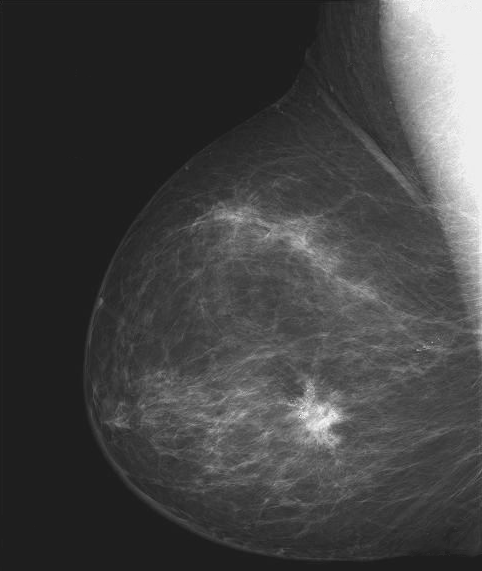
#> input picture Talleres/Taller_2/images/breast_Xray.tif, 482 x 571 px
$ jupyter execute Taller2_JuanCamiloRuiz_DanielRambaut.ipynb   (older library calls are emulated)
#> lines starting #> are read from the running program, lines starting #| are printed output that depends on the picture; after the words box and inside, x2 and y2 are one past the last pixel; in counts of white or black regions, pixels touching at a corner belong together
[cell 1]
import skimage
from skimage import io
from skimage.filters import window
from skimage import img_as_float
from skimage.color import rgb2gray
from skimage.transform import rescale
import numpy as np
import os
import matplotlib.pyplot as plt
from numpy import percentile
import scipy
from scipy.fftpack import fft2, fftshift
from copy import deepcopy

[cell 2]
DIR_IMAGES = "images"

[cell 3]
breast = io.imread(os.path.join(DIR_IMAGES, "breast_Xray.tif"))
#> breast is the input picture: shape (571, 482); min 21, max 255, mean 66.7
breast.shape
#> Out = (571, 482)

[cell 4]
plt.imshow(breast, cmap='gray');

[cell 5]
breast.dtype

#### 1(a). Grafique el inverso de la imagen `breast`

[cell 6]
plt.imshow(breast.max()-breast, cmap='gray');

#### 1(b). Cree una función para realizar un ajuste de contraste de tal forma que mapee los valores de intensidad  de la imagen de entrada a nuevos valores de intensidad en la imagen de salida.  La función debe usarse de la siguiente forma `im_out=image_adjust(im_in, range_in= (low_in, high_in), range_out=(low_out, high_out), gamma)`. La función mapea los valores entre low_in y high_in a valores entre low_out y hight out, de tal forma que los valores por debajo de low_in y por encima de high_out son cortados.  La función debe aceptar cualquier tipo de imagen (en escala de grises), y el resto de parámetros (que no es la imagen), debe estar entre 0 y 1 (siendo cero el valor mínimo de intensidad y 1 correspondiente al valor máximo del formato, por ejemplo en uint8, 1 corresponde a 255).  El parámetro gamma especifica la forma de la curva que mapea la intensidad de los valores de la imagen de entrada a la de salida. La siguiente figura aclara como debe ser la forma que produce dicha función:

Sugerencia: Para convertir un rango de imágenes de (a,b) a (c, d) se puede utilizar la ecuación de una recta : $$y = ((d-c) / (b-a)) * (x-a) + c$$ Sin embargo, es mejor usar una ecuación más generalizada:
$$y = ((x-a) / (b-a)) ^ \gamma * (d-c) + c$$ Si $\gamma$ es igual a 1, entonces se usa la ecuación lineal.
Cuando gamma no es igual a 1, la transformación no es lineal. Es recomendable usar `skimage.util.img_as_float`.

[cell 7]
def image_adjust(im_in, range_in= (0, 1), range_out=(0, 1), gamma=1):
    """Documente y complete la funcion"""
#> called with gamma = 1
    I = skimage.util.img_as_float(im_in)
    a = range_in[0]
    b = range_in[1]
    c = range_out[0]
    d = range_out[1]
    img_out = (((I-a)/(b-a))**(gamma))*(d-c) + c
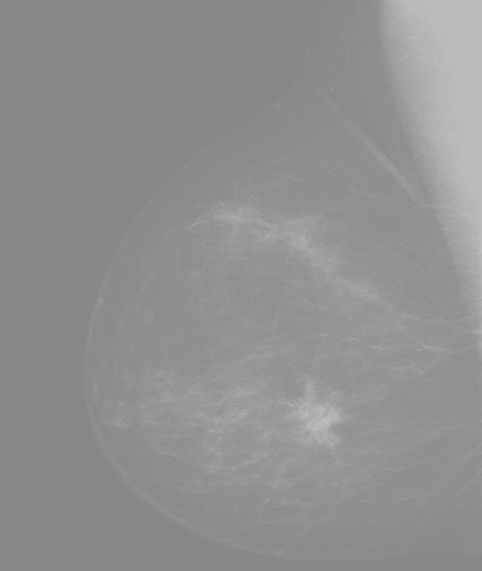
#> img_out: shape (571, 482) float64; min 0.521, max 0.75, mean 0.565
    # img_out[img_out < a] = c
    # img_out[img_out > b] = d
    return img_out

#### 1(c).
- Pruebe la función de `image_adjust` expandiendo las intensidades mínima y máxima de la imagen `breast` al rango de (0.5,0.75).
- Pruebe también a mejorar la imagen aplicando sólo un `gamma=2`.
- Usando `numpy.percentile` reescale las intensidades  mínima y máxima de `breast` al percentile 1 y 99 (`gamma=1`) sobre la imagen original y la imagen invertidad.
- Grafique todas las imágenes en una sóla figura (original, invertida, ajustadas...)

#### 1(d) Grafique el histograma de la imagen `breast` usando `plt.hist()` (o en `axis.hist()` al crear ejes).

#### 1(e). Explorando el modulo `skimage.exposure`. Utilice `exposure.rescale_intensity`, `exposure.adjust_gamma`, `exposure.adjust_log`, `exposure.equalize_hist` y `exposure_equalize_adapthist` para mejorar el contraste de la imagen `breast` y grafique el resultado comparando con la imagen original. Explique que están realizando los métodos anteriores (por ejemplo grafique también los histogramas y explique que hacen los algoritmos).

[cell 8]
# C
img_out_1 = image_adjust(breast,[0.0, 1.0], [0.5,0.75],1.0)
plt.imshow(img_out_1, cmap='gray');

[cell 9]
img_out_2 = image_adjust(breast,[0.0, 1.0], [0.5,0.75],2.0)
plt.imshow(img_out_2, cmap='gray');

[cell 10]
img_out_3 = image_adjust(breast,[breast.min(), breast.max()], [np.percentile(breast, 1),np.percentile(breast, 99)],1.0)
plt.imshow(img_out_3, cmap='gray');

[cell 11]
invertida  = breast.max()-breast
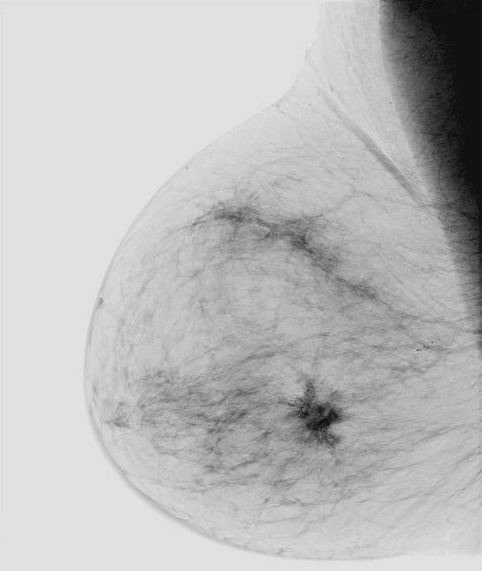
#> invertida: shape (571, 482); min 0, max 234, mean 188.3
img_out_4 = image_adjust(invertida,[invertida.min(), invertida.max()], [np.percentile(invertida, 1),np.percentile(invertida, 99)],1.0)
plt.imshow(img_out_4, cmap='gray');

[cell 12]
fig, ax = plt.subplots(2,3, figsize = (15,8))
ax[0,0].imshow(breast, cmap = 'gray')
ax[0,1].imshow(img_out_1, cmap = 'gray')
ax[0,2].imshow(img_out_2, cmap = 'gray')
ax[1,0].imshow(img_out_3, cmap = 'gray')
ax[1,1].imshow(invertida, cmap = 'gray')
ax[1,2].imshow(img_out_4, cmap = 'gray')
ax[0,0].set_title('Imagen original')
ax[0,1].set_title('Imagen adjustada, gamma:1')
ax[0,2].set_title('Imagen adjustada, gamma:2')
ax[1,0].set_title('Imagen adjustada, Percentiles')
ax[1,1].set_title('Imagen invertida')
ax[1,2].set_title('Imagen invertida, Percentiles')

#### 2(a). Realice una función de convolución
Cree una función de convolución (sin reflejar el filtro, es decir una correlación). Recuerde que la convolución consiste en mover el filtro e ir ponderando una vecindad de pixeles (dependiendo del tamaño del filtro) y sustituyendo el pixel central por el valor ponderado:

La función debe tener la forma de `convolucion_imagen(imagen, filtro, preservar)` y debe rellenar los bordes con ceros para mantener el mismo tamaño de la imagen original. Para imágenes en escala de grises es la clásica convolución en la que se pondera los valores. Sin embargo, si es una imagen con múltiples canales (o componentes) se debe particularizar los casos mediante el parámetro de `preservar`:

- Si `preservar` es `True` se debe producir una imagen con los mismos canales que la imagen de entrada. Esto significa que cada canal en la imagen debe ser separadamente filtrado por el mismo kernel de filtro.

- Si `preservar` es `False` se debe retornar una imagen de escala de grises (un canal), lo cuál es producido mediante la aplicación del filtro a cada canal, y sumando los canales resultantes.

Recuerde que el kernel debe tener sólo un canal (y debe ser verificado).

La idea (como en el primer ejercicio) es crear una función desde "cero", haciendo uso de las facultades de skimage para representar imagenes como arrays de numpy (no mucho más alla...).

#### 2(b). Pruebe la convolución realizada
Tomese una foto, o tome una foto con el celular de algunos objetos (recuerde disminuir el tamaño a una resolución no tan alta) y pruebe la convolución con un filtro promedio de tamaño $5 \times 5$.

#### 2(c). Pruebe diferentes tipos de kernels

Defina los siguientes kernels y realice el filtrado con cada uno de ellos para generar diferentes imágenes:

Highpass                   |  Sharpen                  | Emboss
:-------------------------:|:-------------------------:|:--------------------|
     |      |

#### 2(d). Implemente el kernel gaussiano visto en clase (S6, diapo 23)
Implemente el kernel gaussiano y apliquelo sobre la imagen que tomó antes.

#### 2(e). Implemente los filtros de sobel para estimar las componentes del gradiente. Muestre el resultado sobre la imagen tomada anteriormente (reescale la imagen entre 0 y 1 para visualizar mejor los resultados).

#### 2(f) Calcule la magnitud y fase del gradiente usando la aproximación de los filtro Sobel ([ver este link](https://en.wikipedia.org/wiki/Sobel_operator#Formulation))

Gx                 |  Gy
:-----------------:|:------------------:
   |

#### 2(g). Intente reproducir todos los puntos anteriores usando `scipy.ndimage.convolve` y algunas de las funciones en el modulo `skimage.filters`, como `gaussian`, `sobel`, etc.

[cell 13]
# 2.a Funcion de convolucion
def convolucion_imagen(imagen,filtro,preservar):
    """
    Calcula la imagen después de aplicar una convolucion

    args:
        imagen: imagen a la que se va a plicar filtro
        filtro: matriz cuadrada con numero impar de filas
        preservar: si es verdadero devuelve una matriz con 3 capas aplicando el proceso a cada capa.
                   Si es 0 hace la suma entre las 3 capas termino a termino y devuelve una matriz de una sola capa

    returns:
        imagen despues de aplicar convolucion
    """
    # Verificacion de numero de capas de filtro
    if len(filtro.shape) > 2:
        print('El filtro tiene mas de una capa')
        return None
    if imagen.ndim == 2:
        imagen = np.expand_dims(imagen,axis=2)
    f,c = [imagen.shape[0],imagen.shape[1]]
    m = filtro.shape[0]
    cant_ceros = int(m/2)
    im_final = deepcopy(imagen)
    # Calculamos la convolucion para cada capa de la imagen
    for i in range(imagen.shape[2]):
        # ceros a los lados (I,D)
        capa = np.concatenate([np.zeros([f,cant_ceros]),imagen[:,:,i],np.zeros([f,cant_ceros])], axis = 1)
        #ceros arriba y abajo
        capa = np.concatenate([np.zeros([cant_ceros,c + (2*cant_ceros)]),
                                    capa,np.zeros([cant_ceros,c + (2*cant_ceros)])], axis = 0)
        for j in range(imagen.shape[0]-cant_ceros):
            for k in range(imagen.shape[1]-cant_ceros):
                #print("En imagen original, fila: ",j," columna: ",k)
                # indices de la matriz con bordes de 0s
                row_q,col_q = [cant_ceros + j,cant_ceros+k]
                #print("Ubicacion pixel central en matriz con 0s: ",(row_q,col_q))
                seccion = capa[(row_q - cant_ceros):(row_q + cant_ceros+1), (col_q - cant_ceros):(col_q + cant_ceros+1)]
                im_final[j,k,i] = np.sum(filtro*seccion)

    if preservar == True:
        return im_final
    else:
        return np.sum(im_final,axis=2)

[cell 14]
# 2.b Imagen con convolucion con filtro promedio 5x5
M=5
fil = (1.0/M**2)*np.ones([5,5])
imagen = io.imread(os.path.join(DIR_IMAGES, "foto_ej4.png"))
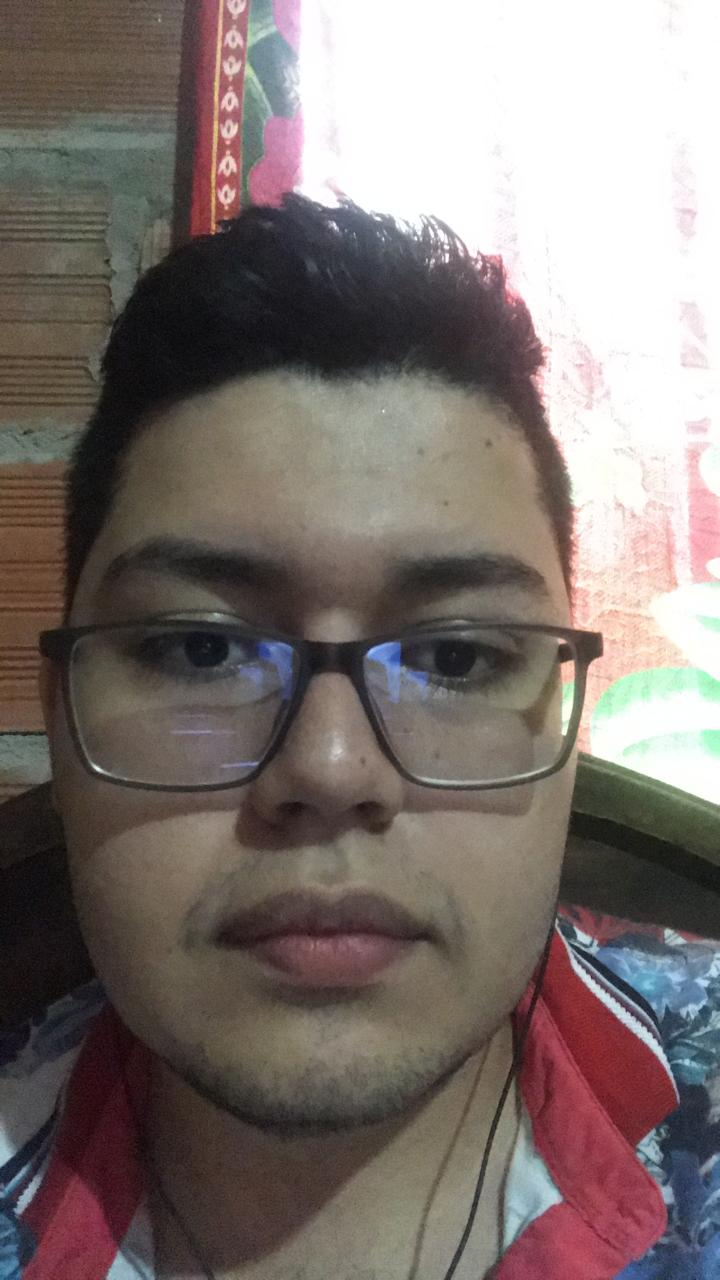
#> input picture Talleres/Taller_2/images/foto_ej4.png, 720 x 1280 px
#> imagen is the input picture: shape (1280, 720, 3); mean R, G, B 125.4, 115.2, 111.5

[cell 15]
im_r = rescale(imagen, 0.25, anti_aliasing=True, multichannel=True)
plt.title("Imagen original (reescalada)")
plt.imshow(im_r);

[cell 16]
im_conv = convolucion_imagen(im_r,fil,True)
plt.imshow(im_conv);
plt.title("Imagen con convolución de filtro promedio tamaño (5x5)");

[cell 17]
# 2.c
fil_1 = np.array([-1,0,1,-2,0,2,-1,0,1]).reshape([3,3])
print("Filtro 1:")
print(fil_1)
fil_2 = np.array([0,-1,0,-1,5,-1,0,-1,0]).reshape([3,3])
print("Filtro 2:")
print(fil_2)
fil_3 = np.array([-2,-1,0,-1,1,1,0,1,2]).reshape([3,3])
print("Filtro 3:")
print(fil_3)

[cell 18]
im_conv_1 = convolucion_imagen(im_r,fil_1,True)
im_conv_2 = convolucion_imagen(im_r,fil_2,True)
im_conv_3 = convolucion_imagen(im_r,fil_3,True)

[cell 19]
fig, ax = plt.subplots(1,3, figsize = (13,5))
ax[0].imshow(im_conv_1);
ax[0].set_title("Imagen convolucionada con filtro 1");
ax[1].imshow(im_conv_2);
ax[1].set_title("Imagen convolucionada con filtro 2");
ax[2].imshow(im_conv_3);
ax[2].set_title("Imagen convolucionada con filtro 3");

[cell 20]
# 2.d Convolucion con filtro Gaussiano
fil_g = (1/4.8976)*np.array([0.3679,0.6065,0.3679,
                             0.6065,1.0,0.6065,
                             0.3679,0.6065,0.3679]).reshape([3,3])
im_conv_g = convolucion_imagen(im_r,fil_g,True)

[cell 21]
fig, ax = plt.subplots(1,2, figsize = (10,5))
ax[0].imshow(im_conv_g);
ax[0].set_title("Imagen convolucionada con filtro gaussiano");
ax[1].imshow(im_r);
ax[1].set_title("Imagen original (reescalada)");

[cell 22]
# 2.e
fil_x = np.array([[-1,0,1],[-2,0,2],[-1,0,1]])
fil_y = np.array([[-1,-2,-1],[0,0,0],[1,2,1]])

Gx = convolucion_imagen(im_r,fil_x,False)
Gy = convolucion_imagen(im_r,fil_y,False)
#> after the loop in convolucion_imagen (call 7), `for i in range(imagen.shape[2]):`:
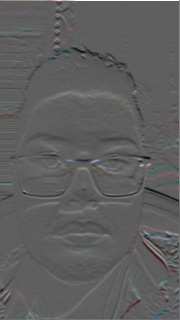
#> im_final: shape (320, 180, 3) float64; mean R, G, B 0.00668, 0.00525, 0.00622; drawn with min black and max white

[cell 23]
fig, ax = plt.subplots(1,2, figsize = (10,5))
ax[0].imshow(Gx,cmap="gray");
ax[0].set_title("Imagen convolucionada \n con filtro de Sobel horizontal");
ax[1].imshow(Gy,cmap="gray");
ax[1].set_title("Imagen convolucionada \n con filtro de Sobel vertical");

[cell 24]
# 2.f Calcule la magnitud y fase del gradiente usando la aproximación de los filtro Sobel
G = np.sqrt(Gx**2 + Gy**2)

Para la fase hay que tener en cuenta que algunos pixeles de $G_x$ son pueden ser iguales a 0. Por lo tanto, si el pixel en la posición $(x,y)$ de $G_x$ tiene una intensidad igual a 0 entonces en la fase ese pixel se harpa igual a la intensidad máxima.

[cell 25]
mask = Gx == 0
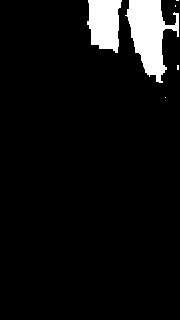
#> mask: shape (320, 180) bool; 6.6% white; 6 white regions (4 under 20 px), largest, box (x1, y1, x2, y2) and area: (125, 0, 179, 83) 2330, (87, 0, 122, 53) 1427
fase = np.zeros(Gx.shape)
fase[mask] == 255
fase[~mask] = np.arctan(Gy[~mask]/Gx[~mask])
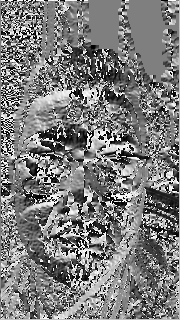
#> fase: shape (320, 180) float64; min -1.57, max 1.57, mean -0.0407; drawn with min black and max white
#fase = np.arctan(Gy/Gx)

[cell 26]
fig, ax = plt.subplots(1,2, figsize = (10,5))
ax[0].imshow(G,cmap="gray");
ax[0].set_title("Magnitud de imagen convolucionada");
ax[1].imshow(fase,cmap="gray");
ax[1].set_title("Fase de imagen convolucionada");

[cell 27]
# 2.g Intente reproducir todos los puntos anteriores usando scipy.ndimage.convolve
# y algunas de las funciones en el modulo skimage.filters, como gaussian, sobel, etc.
# 2.b Imagen con convolucion con filtro promedio 5x5

# Filtro promedio
M=5
fil_prom = (1.0/M**2)*np.ones([5,5])
im_prom = np.zeros(im_r.shape)
im_1 = np.zeros(im_r.shape)
im_2 = np.zeros(im_r.shape)
im_3 = np.zeros(im_r.shape)
im_g = np.zeros(im_r.shape)
Gx = np.zeros(im_r.shape)
Gy = np.zeros(im_r.shape)
for i in range(3):
    im_prom[:,:,i] = scipy.ndimage.convolve(im_r[:,:,i],fil_prom,cval=0.0)
    im_1[:,:,i] = scipy.ndimage.convolve(im_r[:,:,i],fil_1,cval=0.0)
    im_2[:,:,i] = scipy.ndimage.convolve(im_r[:,:,i],fil_2,cval=0.0)
    im_3[:,:,i] = scipy.ndimage.convolve(im_r[:,:,i],fil_3,cval=0.0)
    im_g[:,:,i] = scipy.ndimage.convolve(im_r[:,:,i],fil_g,cval=0.0)
    Gx[:,:,i] = scipy.ndimage.convolve(im_r[:,:,i],fil_x,cval=0.0)
    Gy[:,:,i] = scipy.ndimage.convolve(im_r[:,:,i],fil_y,cval=0.0)
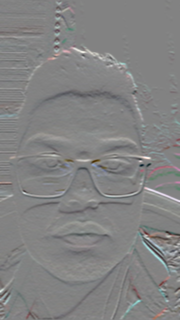
#> Gy: shape (320, 180, 3) float64; mean R, G, B 0.00853, 0.00945, 0.00857; drawn with min black and max white
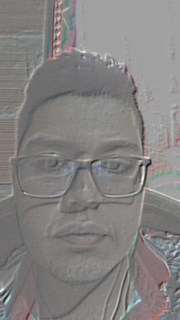
#> im_3: shape (320, 180, 3) float64; mean R, G, B 0.484, 0.443, 0.427; drawn with min black and max white

[cell 28]
fig, ax = plt.subplots(2,5, figsize = (15,8))
ax[0,0].imshow(im_r);
ax[0,0].set_title("imagen reescalada");

ax[0,1].imshow(im_prom);
ax[0,1].set_title("con filtro promedio (5x5)");

ax[0,2].imshow(im_1);
ax[0,2].set_title("Con filtro 1");

ax[0,3].imshow(im_2);
ax[0,3].set_title("Con filtro 2");

ax[0,4].imshow(im_3);
ax[0,4].set_title("Con filtro 3");

ax[1,0].imshow(im_g);
ax[1,0].set_title("Con filtro gaussiano");

ax[1,1].imshow(Gx);
ax[1,1].set_title("Con filtro Sobel (horizontal)");

ax[1,2].imshow(Gy);
ax[1,2].set_title("Con filtro Sobel (vertical)");

ax[1,3].imshow(G);
ax[1,3].set_title("Magnitud");

ax[1,4].imshow(fase);
ax[1,4].set_title("Fase");

#### 3. Una pequeña vista a la transformada de Fourier

##### 3(a) Realice la FFT de la imagen en escala de grises que se tomo anteriormente. Para esto use `scipy.fftpack.fft2` seguido de `scipy.fftpack.fftshift` (debe desplazar la FFT, ¿por qué?). Recuerde graficar el espectro (use `np.abs`).

##### 3(b) Ahora multiplique la imagen (en escala de grises) por una ventana tipo "Hann", usando `skimage.filters.window` con un tamaño igual al de la imagen. Grafique la FFT del resultado (al multiplicar) siguiendo el mismo procedimiento de 3(a).  ¿Cómo difieren los espectros? ¿Cómo explica esta diferencia?

[cell 29]
#a
yf = fft2(breast)
aux = scipy.fft.fftshift(yf)
plt.imshow(np.log(np.abs(aux)), cmap= 'magma')
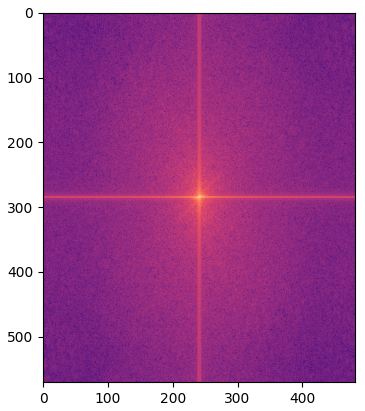
#> figure drawn by matplotlib, 1 panel

La Transformada de Fourier se utiliza si queremos acceder a las características geométricas de una imagen de dominio espacial. Debido a que la imagen en el dominio de Fourier se descompone en sus componentes sinusoidales, es fácil examinar o procesar ciertas frecuencias de la imagen, lo que influye en la estructura geométrica en el dominio espacial.

En la mayoría de las implementaciones, la imagen de Fourier se desplaza de tal manera que el valor DC (es decir, la media de la imagen) $F(0,0)$ se muestra en el centro de la imagen. Cuanto más lejos del centro esté un punto de imagen, mayor será su frecuencia correspondiente.

[cell 30]
image = img_as_float(rgb2gray(breast))
wimage = image * window('hann', image.shape)
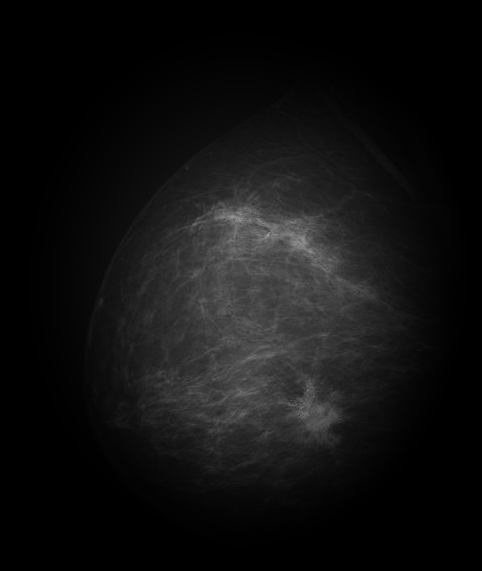
#> wimage: shape (571, 482) float64; min 0, max 0.63, mean 0.0672
window_f = np.abs(fftshift(fft2(window('hann', image.shape))))
wimage_f = np.abs(fftshift(fft2(wimage)))

fig, ax = plt.subplots(2,3, figsize = (15,8))
ax[0,0].imshow(breast, cmap = 'gray')
ax[0,1].imshow(window('hann', image.shape), cmap = 'gray')
ax[0,2].imshow(wimage, cmap = 'gray')
ax[1,0].imshow(np.log(np.abs(aux)), cmap = 'magma')
ax[1,1].imshow(np.log(window_f), cmap = 'magma')
ax[1,2].imshow(np.log(wimage_f), cmap = 'magma')
ax[0,0].set_title('Imagen original')
ax[0,1].set_title('Imagen ventana')
ax[0,2].set_title('Imagen transformada')
ax[1,0].set_title('Transformada imagen')
ax[1,1].set_title('Transformada ventana')
ax[1,2].set_title('Transformada Final')
